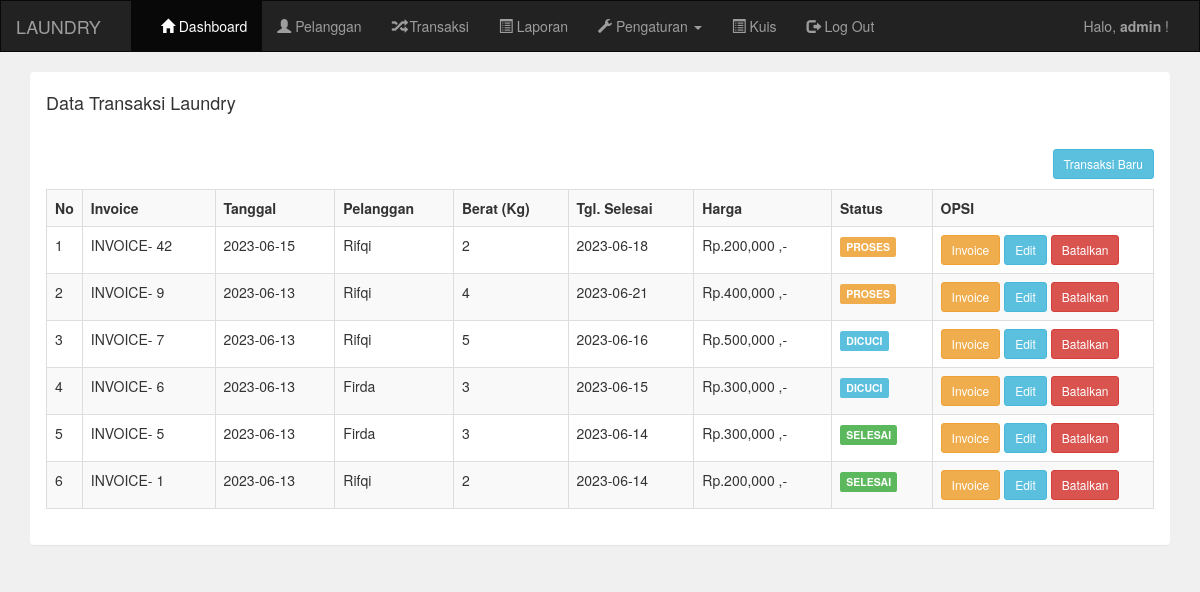
Screenshot of /admin/transaksi.php (signed in) with the database file from the repository.
### tables this page shows
CREATE TABLE `pelanggan` (
  `pelanggan_id` int(11) NOT NULL,
  `pelanggan_nama` varchar(255) NOT NULL,
  `pelanggan_hp` varchar(20) NOT NULL,
  `pelanggan_alamat` text NOT NULL
);

CREATE TABLE `transaksi` (
  `transaksi_id` int(11) NOT NULL,
  `transaksi_tgl` date NOT NULL,
  `transaksi_pelanggan` int(11) NOT NULL,
  `transaksi_harga` int(11) NOT NULL,
  `transaksi_berat` int(11) NOT NULL,
  `transaksi_tgl_selesai` date NOT NULL,
  `transaksi_status` int(11) NOT NULL
);

### admin/transaksi.php (the view)
<?php include 'header.php'; ?>
<div class="container">
    <div class="panel">
        <div class="panel-heading">
            <h4>Data Transaksi Laundry</h4>
        </div>
        <div class="panel-body">
            <a href="transaksi_tambah.php" class="btn btn-sm btn-info pull-right">Transaksi Baru</a>
            <br />
            <br />
            <table class="table table-bordered table-striped">
                <tr>
                    <th width="1%">No</th>
                    <th>Invoice</th>
                    <th>Tanggal</th>
                    <th>Pelanggan</th>
                    <th>Berat (Kg)</th>
                    <th>Tgl. Selesai</th>
                    <th>Harga</th>
                    <th>Status</th>
                    <th width="20%">OPSI</th>
                </tr>
                <?php
                include '../koneksi.php';
                $data = mysqli_query($koneksi, "select * from pelanggan,transaksi where transaksi_pelanggan=pelanggan_id order by transaksi_id desc");
                $no = 1;
                while ($d = mysqli_fetch_array($data)) {
                ?>
                    <tr>
                        <td>
                            <?php echo $no++; ?></td>
                        <td>INVOICE-
                            <?php echo $d['transaksi_id']; ?></td>
                        <td>
                            <?php echo $d['transaksi_tgl']; ?></td>
                        <td>
                            <?php echo $d['pelanggan_nama']; ?></td>
                        <td>
                            <?php echo $d['transaksi_berat']; ?></td>
                        <td>
                            <?php echo $d['transaksi_tgl_selesai']; ?></td>
                        <td>
                            <?php echo "Rp." . number_format($d['transaksi_harga']) . " ,-"; ?></td>
                        <td>
                            <?php
                            if ($d['transaksi_status'] == "0") {
                                echo
                                "<div class='label label-warning'>PROSES</div>";
                            } else
                        if ($d['transaksi_status'] == "1") {
                                echo
                                "<div class='label label-info'>DICUCI</div>";
                            } else
                        if ($d['transaksi_status'] == "2") {
                                echo
                                "<div class='label label-success'>SELESAI</div>";
                            }
                            ?>
                        </td>
                        <td>
                            <a href="transaksi_invoice.php?id=<?php echo $d['transaksi_id']; ?>" target="_blank" class="btn btn-sm btn-warning">Invoice</a>
                            <a href="transaksi_edit.php?id=<?php echo $d['transaksi_id']; ?>" class="btn btn-sm btn-info">Edit</a>
                            <a href="transaksi_hapus.php?id=<?php echo $d['transaksi_id']; ?>" class="btn btn-sm btn-danger">Batalkan</a>
                        </td>
                    </tr>
                <?php
                }
                ?>
            </table>
        </div>
    </div>
</div>
<?php include 'footer.php'; ?>

### rows the page displays
pelanggan: transaksi.transaksi_id "42", transaksi.transaksi_tgl "2023-06-15", pelanggan_nama "Rifqi", transaksi.transaksi_berat "2", transaksi.transaksi_tgl_selesai "2023-06-18", transaksi.transaksi_harga "200,000", shows "PROSES", transaksi.transaksi_id "9", transaksi.transaksi_tgl "2023-06-13", transaksi.transaksi_berat "4", transaksi.transaksi_tgl_selesai "2023-06-21", transaksi.transaksi_harga "400,000", transaksi.transaksi_id "7", transaksi.transaksi_berat "5", transaksi.transaksi_tgl_selesai "2023-06-16", transaksi.transaksi_harga "500,000", shows "DICUCI", transaksi.transaksi_id "1", transaksi.transaksi_tgl_selesai "2023-06-14", shows "SELESAI"
pelanggan: transaksi.transaksi_id "6", transaksi.transaksi_tgl "2023-06-13", pelanggan_nama "Firda", transaksi.transaksi_berat "3", transaksi.transaksi_tgl_selesai "2023-06-15", transaksi.transaksi_harga "300,000", shows "DICUCI", transaksi.transaksi_id "5", transaksi.transaksi_tgl_selesai "2023-06-14", shows "SELESAI"

### other values shown
$_SESSION['username'] "admin"
